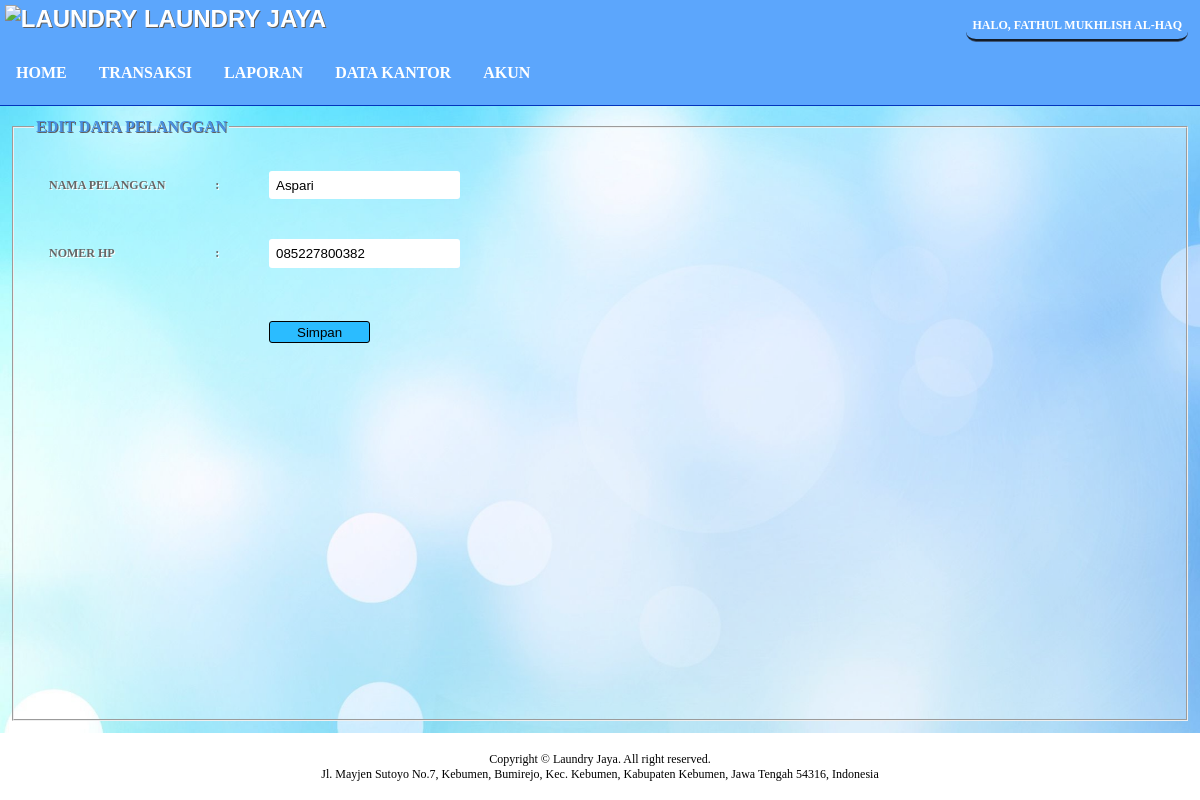
Screenshot of /index.php?page=edit_pelanggan&id=085227800382 (signed in) with the database file from the repository.
### tables this page shows
CREATE TABLE `pegawai` (
  `username` varchar(15) NOT NULL,
  `password` varchar(100) NOT NULL,
  `nama_lengkap` varchar(50) DEFAULT NULL,
  `tanggal_lahir` date DEFAULT NULL,
  `jenis_kelamin` char(1) DEFAULT NULL,
  `alamat` varchar(100) DEFAULT NULL,
  `level` varchar(15) NOT NULL
);

CREATE TABLE `pelanggan` (
  `nama_lengkap` varchar(30) NOT NULL,
  `telp` varchar(15) NOT NULL
);

### pelanggan/edit_pelanggan.php (the view, shortened to what this page needs)
<?php
require('koneksi.php');
try {
       $asli=$_GET['id'];
       $query=$db->prepare("SELECT * FROM `pelanggan` WHERE telp='$asli'");
       $query->execute();
       $data=$query->fetch();
   } catch (PDOException $e) {
           echo $e->getMessage();
   };
if(!isset($_SESSION)){echo "anda tidak memiliki hak untuk akses halaman ini!";}
else {?>
<fieldset>
    <legend>Edit data pelanggan</legend>
    <form method="post">
    <table class="search">
        <tr>
            <td>Nama pelanggan</td>
            <td>:</td>
            <td><input type="text" name="nama_lengkap" id="nama_lengkap" value="<?php echo $data['nama_lengkap']; ?>" ></td>
        </tr>
        <tr>
            <td>Nomer hp</td>
            <td>:</td>
            <td><input type="text" name="harga_paket" id="harga_paket" onKeyup="validNum()" value="<?php echo $data['telp']; ?>" ></td>
        </tr>
        <tr>
            <td></td>
            <td></td>
            <td><button type="submit" name="add_btn"  class="add_btn" value="add">Simpan</button></td>
        </tr>
    </table>
    </form>
</fieldset>
<?php
};
?>

### index/header.php (shortened to what this page needs)
<?php
    require("koneksi.php");
    $username=$_SESSION['username'];
    $query = $db->prepare("SELECT * FROM pegawai WHERE username = '$username'");
    $query->execute();
    $hasil = $query->fetch();
?>
<li class="nav-nama"><?php echo "Halo, ".$hasil['nama_lengkap']; $db=NULL?></li>
<label for="head"><img src="https://img.icons8.com/wired/50/000000/washing-machine.png" alt="laundry"/>&nbsp;laundry jaya</label>

### css/style.css (style rules this page uses)
body { padding: 0em; margin: 0em; font-family: Tahoma; }
header label { font-family: Arial, Helvetica, sans-serif; font-size: 40px; font-weight: bolder; text-shadow: 1px 1px 0px rgb(94, 94, 94); }
.nav-nama { float: right; align-items: center; display: flex; margin-top: 1em; margin-right: 1em; padding: 0.5em; font-size: 12px; font-weight: bold; border-bottom: 3px groove rgb(60, 87, 124); border-radius: 10px; }
header label { align-items: center; display: flex; font-size: 1em; padding: 0.2em; }
fieldset { font-size: 12px; margin: 1em; padding: 15px 20px 20px 20px; background: rgba(255, 255, 255, 0.295); min-height: 90%; }
table { color: #666; text-shadow: 1px 1px 0px #fff; background: #eaebec; border-color: #ccc; border-collapse: collapse; }
table td:first-child { text-align: left; padding-left: 15px; border-left: 0px; }
table td { padding: 20px 25px; border-top: 1px solid #ffffff; border-bottom: 1px solid #e0e0e0; border-left: 1px solid #e0e0e0; background: #fafafa; background: --webkit-gradient(linear, left top, left bottom, from(#fbfbfb), to(#fafafa)); background: --moz-linear-gradient(top, #fbfbfb, #fafafa); }
table tr:last-child td:first-child { -moz-border-radius-bottomleft: 3px; -webkit-border-bottom-left-radius: 3px; border-bottom-left-radius: 3px; }
table tr:last-child td:last-child { -moz-border-radius-bottomright: 3px; -webkit-border-bottom-right-radius: 3px; border-bottom-right-radius: 3px; }
#tbl_edit_profil, .search, .add_paket { font-size: 12px; }
#tbl_edit_profil input, #tbl_edit_profil textarea, .add_paket input, .search input { border: none; padding: 0.5em; border-radius: 3px; }
#tbl_edit_profil button, .add_paket button, .add_btn { background: rgb(43, 188, 255); border: 1px solid black; border-radius: 3px; padding: 0.2em 2em; color: black; margin-top: 1em; }
.search, #tbl_edit_profil, #tbl_edit_profil td, .search td, .search td:hover, .search tr:hover td { border: none; background: none; font-weight: bold; }
legend { font-weight: bold; font-size: 16px; text-shadow: 1px 1px 0px rgb(94, 94, 94); }

### rows the page displays
pegawai: nama_lengkap "FATHUL MUKHLISH AL-HAQ"
pelanggan: nama_lengkap "Aspari", harga_paket "085227800382"
